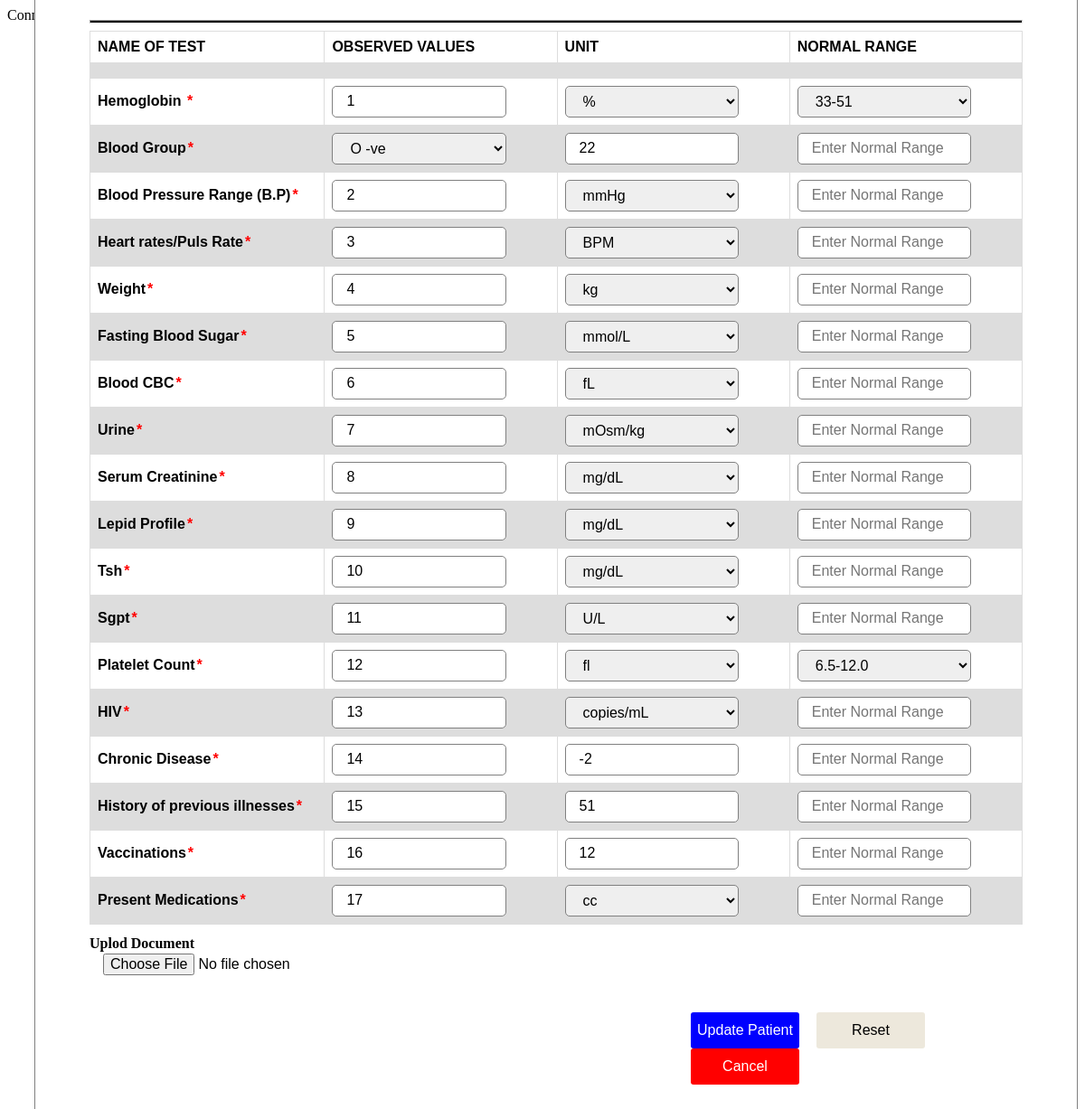
Screenshot of /patient_update.php?updateid=46 with the database file from the repository.
### tables this page shows
CREATE TABLE `patient` (
  `p_id` int(255) NOT NULL,
  `p_aadhar` int(255) NOT NULL,
  `p_name` varchar(255) NOT NULL,
  `p_dob` varchar(100) NOT NULL,
  `p_address` varchar(255) NOT NULL,
  `p_state` varchar(255) NOT NULL,
  `p_city` varchar(255) NOT NULL,
  `p_email` varchar(255) NOT NULL,
  `p_mobile` int(255) NOT NULL,
  `p_gender` varchar(255) NOT NULL,
  `p_hemoglobin_value` varchar(100) NOT NULL,
  `p_hemoglobin_unit` varchar(100) NOT NULL,
  `p_hemoglobin_range` varchar(100) NOT NULL,
  `p_blood_group_value` varchar(100) NOT NULL,
  `p_blood_group_unit` varchar(100) NOT NULL,
  `p_blood_group_range` varchar(100) NOT NULL,
  `p_blood_pressure_value` varchar(100) NOT NULL,
  `p_blood_pressure_unit` varchar(100) NOT NULL,
  `p_blood_pressure_range` varchar(100) NOT NULL,
  `p_heart_rate_value` varchar(100) NOT NULL,
  `p_heart_rate_unit` varchar(100) NOT NULL,
  `p_heart_rate_range` varchar(100) NOT NULL,
  `p_weight_value` varchar(100) NOT NULL,
  `p_weight_unit` varchar(100) NOT NULL,
  `p_weight_range` varchar(100) NOT NULL,
  `p_fasting_blood_value` varchar(100) NOT NULL,
  `p_fasting_blood_unit` varchar(100) NOT NULL,
  `p_fasting_blood_range` varchar(100) NOT NULL,
  `p_blood_cbc_value` varchar(100) NOT NULL,
  `p_blood_cbc_unit` varchar(100) NOT NULL,
  `p_blood_cbc_range` varchar(100) NOT NULL,
  `p_urin_value` varchar(100) NOT NULL,
  `p_urin_unit` varchar(100) NOT NULL,
  `p_urin_range` varchar(100) NOT NULL,
  `p_serum_value` varchar(100) NOT NULL,
  `p_serum_unit` varchar(100) NOT NULL,
  `p_serum_range` varchar(100) NOT NULL,
  `p_lipid_profit_value` varchar(100) NOT NULL,
  `p_lipid_profit_unit` varchar(100) NOT NULL,
  `p_lipid_profit_range` varchar(100) NOT NULL,
  `p_tsh_value` varchar(100) NOT NULL,
  `p_tsh_unit` varchar(100) NOT NULL,
  `p_tsh_range` varchar(100) NOT NULL,
  `p_sgpt_value` varchar(100) NOT NULL,
  `p_sgpt_unit` varchar(100) NOT NULL,
  `p_sgpt_range` varchar(100) NOT NULL,
  `p_platelet_value` varchar(100) NOT NULL,
  `p_platelet_unit` varchar(100) NOT NULL,
  `p_platelet_range` varchar(100) NOT NULL,
  `p_hiv_value` varchar(100) NOT NULL,
  `p_hiv_unit` varchar(100) NOT NULL,
  `p_hiv_range` varchar(100) NOT NULL,
  `p_chronic_disease_value` varchar(100) NOT NULL,
  `p_chronic_disease_unit` varchar(100) NOT NULL,
  `p_chronic_disease_range` varchar(100) NOT NULL,
  `p_history_previous_value` varchar(100) NOT NULL,
  `p_history_previous_unit` varchar(100) NOT NULL,
  `p_history_previous_range` varchar(100) NOT NULL,
  `p_vaccination_value` varchar(100) NOT NULL,
  `p_vaccination_unit` varchar(100) NOT NULL,
  `p_vaccination_range` varchar(100) NOT NULL,
  `p_present_medication_value` varchar(100) NOT NULL,
  `p_present_medication_unit` varchar(100) NOT NULL,
  `p_present_medication_range` varchar(100) NOT NULL,
  `d_file` varchar(100) NOT NULL
);

### patient_update.php (the view, shortened to what the rows shown need)
<?php
include_once './database/db.php';
$updateid = $_GET['updateid'];
$sql = "select * from  patient where p_id = '$updateid'";
$result = mysqli_query($conn, $sql);
$row = mysqli_fetch_assoc($result);
    $p_hemoglobin_value = $row['p_hemoglobin_value'];
    $p_hemoglobin_unit = $row['p_hemoglobin_unit'];
    $p_hemoglobin_range = $row['p_hemoglobin_range'];
    $p_blood_group_value = $row['p_blood_group_value'];
    $p_blood_group_unit = $row['p_blood_group_unit'];
    $p_blood_pressure_value = $row['p_blood_pressure_value'];
    $p_blood_pressure_unit = $row['p_blood_pressure_unit'];
    $p_heart_rate_value = $row['p_heart_rate_value'];
    $p_heart_rate_unit = $row['p_heart_rate_unit'];
    $p_weight_value = $row['p_weight_value'];
    $p_weight_unit = $row['p_weight_unit'];
    $p_fasting_blood_value = $row['p_fasting_blood_value'];
    $p_fasting_blood_unit = $row['p_fasting_blood_unit'];
    $p_blood_cbc_value = $row['p_blood_cbc_value'];
    $p_blood_cbc_unit = $row['p_blood_cbc_unit'];
    $p_urin_value = $row['p_urin_value'];
    $p_urin_unit = $row['p_urin_unit'];
    $p_serum_value = $row['p_serum_value'];
    $p_serum_unit = $row['p_serum_unit'];
    $p_lipid_profit_value = $row['p_lipid_profit_value'];
    $p_lipid_profit_unit = $row['p_lipid_profit_unit'];
    $p_tsh_value = $row['p_tsh_value'];
    $p_tsh_unit = $row['p_tsh_unit'];
    $p_sgpt_value = $row['p_sgpt_value'];
    $p_sgpt_unit = $row['p_sgpt_unit'];
    $p_platelet_value = $row['p_platelet_value'];
    $p_platelet_unit = $row['p_platelet_unit'];
    $p_platelet_range = $row['p_platelet_range'];
    $p_hiv_value = $row['p_hiv_value'];
    $p_hiv_unit = $row['p_hiv_unit'];
    $p_chronic_disease_value = $row['p_chronic_disease_value'];
    $p_chronic_disease_unit = $row['p_chronic_disease_unit'];
    $p_history_previous_value = $row['p_history_previous_value'];
    $p_history_previous_unit = $row['p_history_previous_unit'];
    $p_vaccination_value = $row['p_vaccination_value'];
    $p_vaccination_unit = $row['p_vaccination_unit'];
    $p_present_medication_value = $row['p_present_medication_value'];
    $p_present_medication_unit = $row['p_present_medication_unit'];
?>
<!DOCTYPE html>
<html lang="en">
<head>
    <link rel="stylesheet" href="./css/add_patient.css">
</head>
<body>
    <div class="patient_body">
        <div class="patient_container">
            <form  method="post">
                <div class="patient_user_details">
                    <table>
                        <tr>
                            <th>NAME OF TEST </th>
                            <th>OBSERVED VALUES</th>
                            <th>UNIT</th>
                            <th>NORMAL RANGE</th>
                        </tr>
                        <tr>
                            <th></th>
                            <th></th>
                            <th></th>
                            <th></th>
                        </tr>
                        <tr>
                            <th>Hemoglobin <span style="color: red; margin:2px;">*</span></th>
                            <td><input class="input" type="number" placeholder="Enter Hemoglobin" name="p_hemoglobin_value" value="<?php echo $p_hemoglobin_value; ?>"></td>
                            <td><select class="input" name="p_hemoglobin_unit">
                            <option><?php echo $p_hemoglobin_unit; ?></option>
                            </select></td>
                            <td><select class="input" name="p_hemoglobin_range">
                            <option ><?php echo $p_hemoglobin_range; ?></option>
                            </select></td>
                         </tr>
                        <tr>
                            <th>Blood Group<span style="color: red; margin:2px;">*</span></th>
                            <td><select class="input" name="p_blood_group_value">
                            <option><?php echo $p_blood_group_value; ?></option>
                            </select></td>
                            <td><input class="input" type="number" placeholder="Enter Unit " name="p_blood_group_unit" value="<?php echo $p_blood_group_unit; ?>"></td>
                        </tr>
                        <tr>
                            <th>Blood Pressure Range (B.P)<span style="color: red; margin:2px;">*</span></th>
                            <td><input class="input" type="number" placeholder="Enter Blood Pressure Range (B.P)" name="p_blood_pressure_value" value="<?php echo $p_blood_pressure_value; ?>"></td>
                            <td><select class="input" name="p_blood_pressure_unit">
                            <option><?php echo $p_blood_pressure_unit; ?></option>
                            </select></td>
                        </tr>
                        <tr>
                            <th>Heart rates/Puls Rate<span style="color: red; margin:2px;">*</span></th>
                            <td><input class="input" type="number" placeholder="Enter Heart rates/Puls Rate" name="p_heart_rate_value" value="<?php echo $p_heart_rate_value; ?>"></td>
                            <td><select class="input" name="p_heart_rate_unit">
                            <option><?php echo $p_heart_rate_unit; ?></option>
                            </select></td>
                        </tr>
                        <tr>
                            <th>Weight<span style="color: red; margin:2px;">*</span></th>
                            <td><input class="input" type="number" placeholder="Enter Weight" name="p_weight_value" value="<?php echo $p_weight_value; ?>"></td>
                            <td><select class="input" name="p_weight_unit">
                            <option><?php echo $p_weight_unit; ?></option>
                            </select></td>
                        </tr>
                        <tr>
                            <th>Fasting Blood Sugar<span style="color: red; margin:2px;">*</span></th>
                            <td><input class="input" type="number" placeholder="Enter Fasting Blood Sugar" name="p_fasting_blood_value" value="<?php echo $p_fasting_blood_value; ?>"></td>
                            <td><select class="input" name="p_fasting_blood_unit">
                            <option><?php echo $p_fasting_blood_unit; ?></option>
                            </select></td>
                        </tr>
                        <tr>
                            <th>Blood CBC<span style="color: red; margin:2px;">*</span></th>
                            <td><input class="input" type="number" placeholder="Enter Blood CBC" name="p_blood_cbc_value" value="<?php echo $p_blood_cbc_value; ?>"></td>
                            <td><select class="input" name="p_blood_cbc_unit">
                            <option><?php echo $p_blood_cbc_unit; ?></option>
                            </select></td>
                        </tr>
                        <tr>
                            <th>Urine<span style="color: red; margin:2px;">*</span></th>
                            <td><input class="input" type="number" placeholder="Enter Urine" name="p_urin_value" value="<?php echo $p_urin_value; ?>"></td>
                            <td><select class="input" name="p_urin_unit">
                            <option><?php echo $p_urin_unit; ?></option>
                            </select></td>
                        </tr>
                        <tr>
                            <th>Serum Creatinine<span style="color: red; margin:2px;">*</span></th>
                            <td><input class="input" type="number" placeholder="Enter Serum Creatinine" name="p_serum_value" value="<?php echo $p_serum_value; ?>"></td>
                            <td><select class="input" name="p_serum_unit">
                            <option><?php echo $p_serum_unit; ?></option>
                            </select></td>
                        </tr>
                        <tr>
                            <th>Lepid Profile<span style="color: red; margin:2px;">*</span></th>
                            <td><input class="input" type="number" placeholder="Enter Lepid Profile" name="p_lipid_profit_value" value="<?php echo $p_lipid_profit_value ?>"></td>
                            <td><select class="input" name="p_lipid_profit_unit">
                            <option><?php echo $p_lipid_profit_unit; ?></option>
                            </select></td>
                        </tr>
                        <tr>
                            <th>Tsh<span style="color: red; margin:2px;">*</span></th>
                            <td><input class="input" type="number" placeholder="Enter Tsh" name="p_tsh_value" value="<?php echo $p_tsh_value; ?>"></td>
                            <td><select class="input" name="p_tsh_unit">
                            <option><?php echo $p_tsh_unit; ?></option>
                            </select></td>
                        </tr>
                        <tr>
                            <th>Sgpt<span style="color: red; margin:2px;">*</span></th>
                            <td><input class="input" type="number" placeholder="Enter Sgpt" name="p_sgpt_value" value="<?php echo $p_sgpt_value; ?>"></td>
                            <td><select class="input" name="p_sgpt_unit">
                            <option><?php echo $p_sgpt_unit; ?></option>
                            </select></td>
                        </tr>
                        <tr>
                            <th>Platelet Count<span style="color: red; margin:2px;">*</span></th>
                            <td><input class="input" type="number" placeholder="Enter Platelet Count" name="p_platelet_value" value="<?php echo $p_platelet_value; ?>"></td>
                            <td><select class="input" name="p_platelet_unit">
                            <option><?php echo $p_platelet_unit; ?></option>
                            </select></td>
                            <td><select class="input" name="p_platelet_range">
                            <option ><?php echo $p_platelet_range; ?></option>
                            </select></td>
                        </tr>
                        <tr>
                            <th>HIV<span style="color: red; margin:2px;">*</span></th>
                            <td><input class="input" type="number" placeholder="Enter HIV" name="p_hiv_value" value="<?php echo $p_hiv_value; ?>"></td>
                            <td><select class="input" name="p_hiv_unit">
                            <option><?php echo $p_hiv_unit; ?></option>
                            </select></td>
                        </tr>
                        <tr>
                            <th>Chronic Disease<span style="color: red; margin:2px;">*</span></th>
                            <td><input class="input" type="number" placeholder="Enter Chronic Disease" name="p_chronic_disease_value" value="<?php echo $p_chronic_disease_value; ?>"></td>
                            <td><input class="input" type="number" placeholder="Enter Unit " name="p_chronic_disease_unit" value="<?php echo $p_chronic_disease_unit; ?>"></td>
                        </tr>
                        <tr>
                            <th>History of previous illnesses<span style="color: red; margin:2px;">*</span></th>
                            <td><input class="input" type="number" placeholder="Enter History of previous illnesses" name="p_history_previous_value" value="<?php echo $p_history_previous_value; ?>"></td>
                            <td><input class="input" type="number" placeholder="Enter Unit " name="p_history_previous_unit" value="<?php echo $p_history_previous_unit; ?>"></td>
                        </tr>
                        <tr>
                            <th>Vaccinations<span style="color: red; margin:2px;">*</span></th>
                            <td><input class="input" type="number" placeholder="Enter Vaccinations" name="p_vaccination_value" value="<?php echo $p_vaccination_value; ?>"></td>
                            <td><input class="input" type="number" placeholder="Enter Unit " name="p_vaccination_unit" value="<?php echo $p_vaccination_unit; ?>"></td>
                        </tr>
                        <tr>
                            <th>Present Medications<span style="color: red; margin:2px;">*</span></th>
                            <td><input class="input" type="number" placeholder="Enter Present Medications" name="p_present_medication_value" value="<?php echo $p_present_medication_value; ?>"></td>
                            <td><select class="input" name="p_present_medication_unit">
                            <option><?php echo $p_present_medication_unit; ?></option>
                            </select></td>
                        </tr>
                    </table>
                </div>
        </div>
    </div>
</body>
</html>

### rows the page displays
patient: p_hemoglobin_value "1", p_hemoglobin_unit "%", p_hemoglobin_range "33-51", p_blood_group_value "O -ve", p_blood_group_unit "22", p_blood_pressure_value "2", p_blood_pressure_unit "mmHg", p_heart_rate_value "3", p_heart_rate_unit "BPM", p_weight_value "4", p_weight_unit "kg", p_fasting_blood_value "5", p_fasting_blood_unit "mmol/L", p_blood_cbc_value "6", p_blood_cbc_unit "fL", p_urin_value "7", p_urin_unit "mOsm/kg", p_serum_value "8", p_serum_unit "mg/dL", p_lipid_profit_value "9", p_lipid_profit_unit "mg/dL", p_tsh_value "10", p_tsh_unit "mg/dL", p_sgpt_value "11", p_sgpt_unit "U/L", p_platelet_value "12", p_platelet_unit "fl", p_platelet_range "6.5-12.0", p_hiv_value "13", p_hiv_unit "copies/mL", p_chronic_disease_value "14", p_chronic_disease_unit "-2", p_history_previous_value "15", p_history_previous_unit "51", p_vaccination_value "16", p_vaccination_unit "12", p_present_medication_value "17", p_present_medication_unit "cc"
